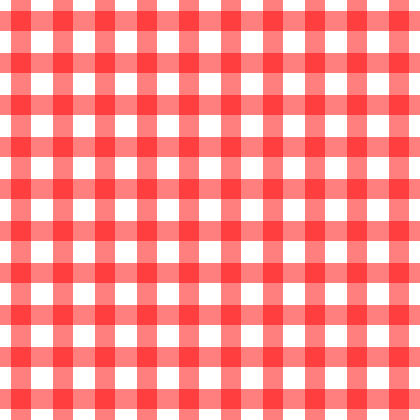

Reproduce this figure in Julia.
using Plots

plot(
  size = (420,420),
  background_color = "#FFFFFF",
  xlims = (-5, 5),
  ylims = (-5, 5),
  xgrid = false,
  ygrid = false,
  xticks = false,
  yticks = false,
  xshowaxis = false,
  yshowaxis = false,
  top_margin = Plots.Measures.Length(:mm, -2),
  left_margin = Plots.Measures.Length(:mm, -2),
  right_margin = Plots.Measures.Length(:mm, -2),
  bottom_margin = Plots.Measures.Length(:mm, -2),
)

vline!(
  -4.5:4.5,
  lw = 20,
  color = "#FF0000",
  alpha = 0.5,
  label = false,
)

hline!(
  -4.5:4.5,
  lw = 20,
  color = "#FF0000",
  alpha = 0.5,
  label = false,
)

savefig("./plots.svg")